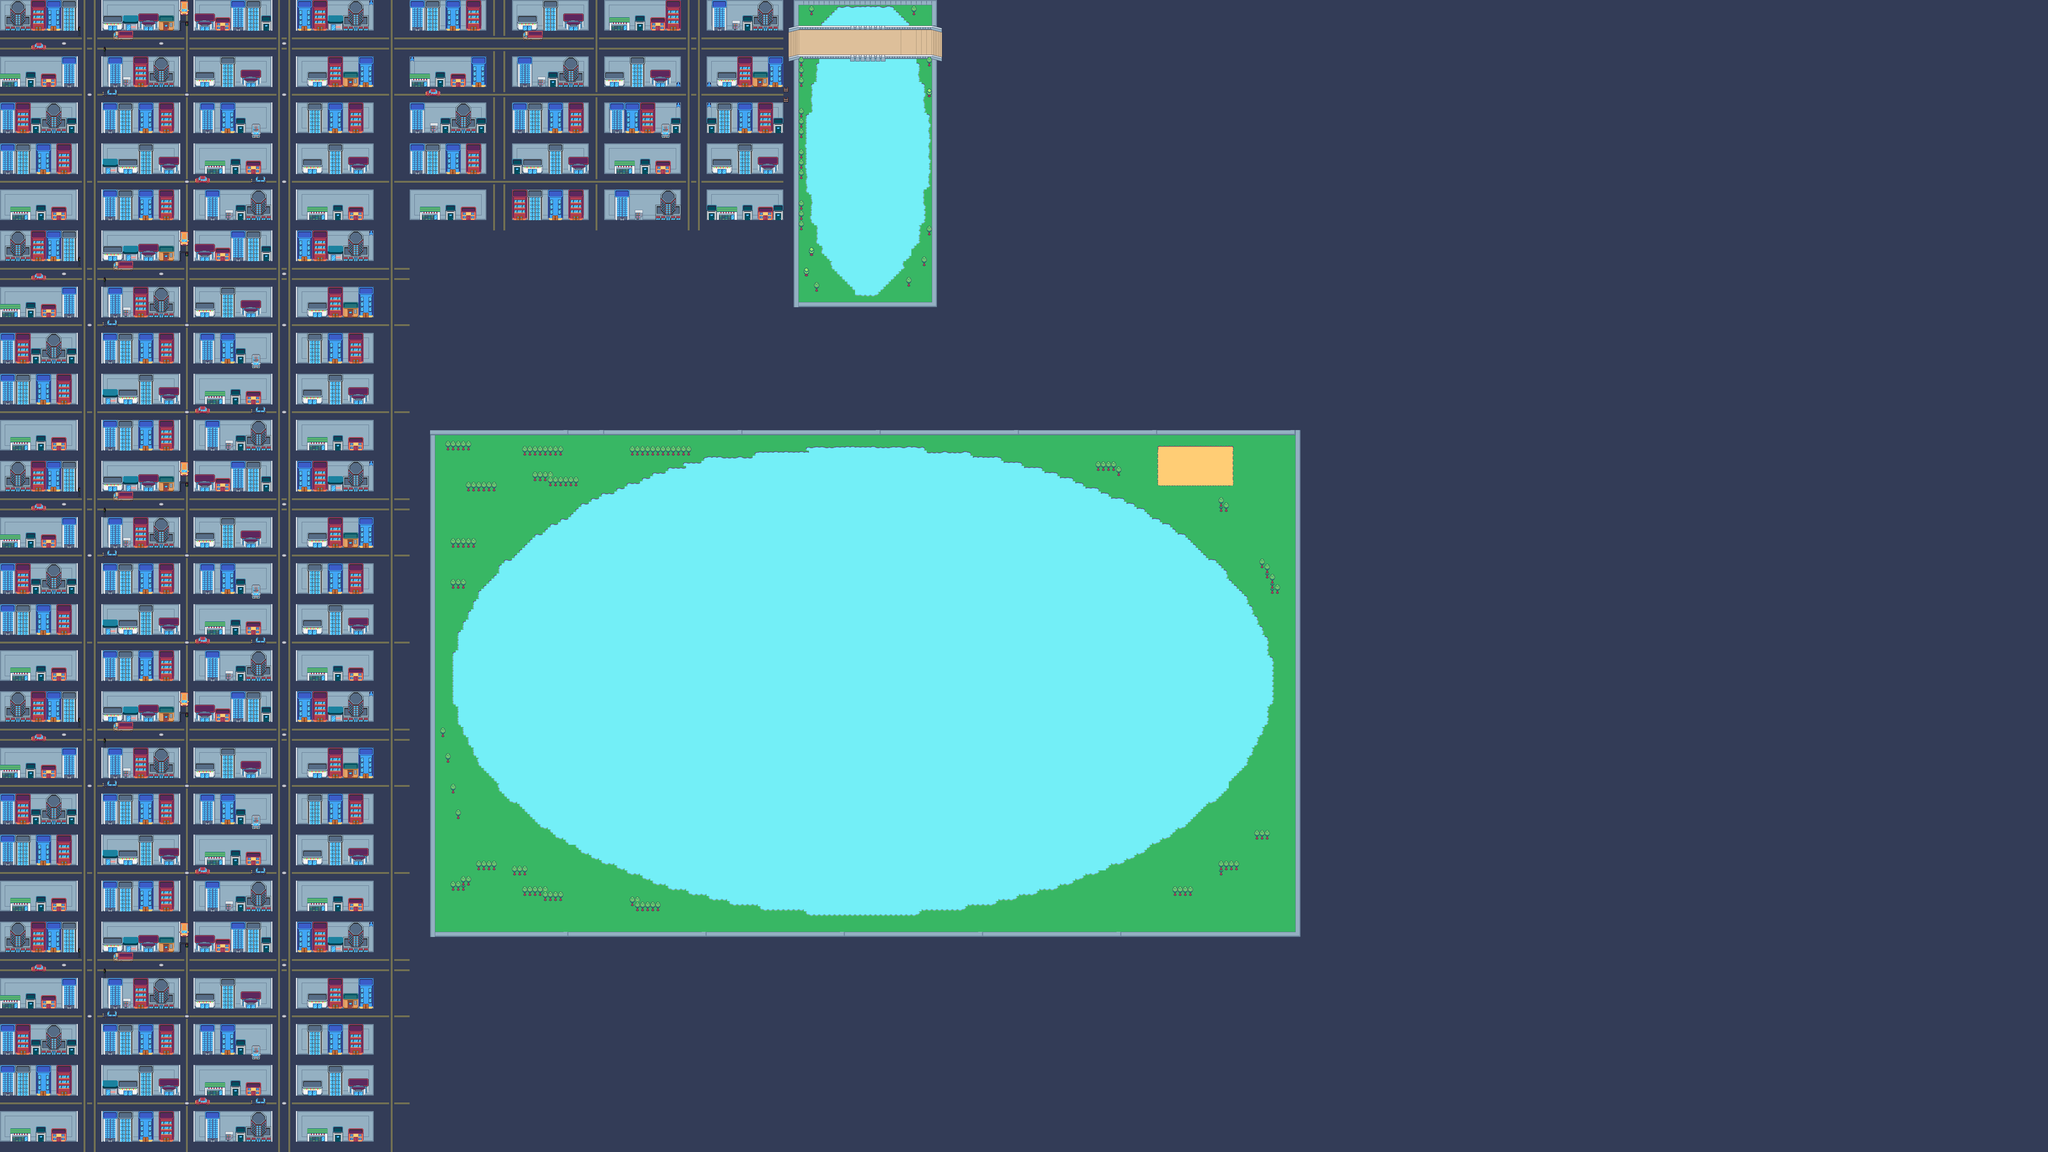

Rendered tile map (Tiled .tmx) drawn with the repository's tilesets; below, a short description and the map source with its tile grids summarised:
An orthogonal 400x225 tile map with 16x16 px tiles, 4 tile layers (Suelo, calle, colisiones, Edificios y autos) and 180 objects.

<map version="1.10" tiledversion="1.11.2" orientation="orthogonal" renderorder="right-down" width="400" height="225" tilewidth="16" tileheight="16" infinite="0" nextlayerid="17" nextobjectid="238">
 <tileset firstgid="1" name="tiles" tilewidth="16" tileheight="16" tilecount="4096" columns="64">
  <image source="CP_V1.1.0_nyknck/CP_V1.1.0_nyknck/CP_V1.0.4_nyknck/CP_V1.0.4.png" width="1024" height="1024" />
  <tile id="537">
   <objectgroup draworder="index" id="2">
    <object id="1" x="0" y="3" width="16" height="13" />
   </objectgroup>
  </tile>
 </tileset>
 <layer id="16" name="Suelo" width="400" height="225">
  <data>[90000 cells, 18546 non-empty, 5 distinct tile ids]</data>
 </layer>
 <layer id="8" name="calle" width="400" height="225">
  <data>[90000 cells, 90000 non-empty, 127 distinct tile ids]</data>
 </layer>
 <objectgroup id="12" name="colisiones">
  <object id="19" x="0.25" y="0.25" width="240" height="96" />
  <object id="21" x="1.5" y="177" width="240" height="96" />
  <object id="22" x="0" y="449" width="240" height="96" />
  <object id="23" x="-0.5" y="321" width="240" height="96" />
  <object id="24" x="1" y="593.5" width="240" height="96" />
  <object id="25" x="319.75" y="0.375" width="240" height="96" />
  <object id="26" x="321" y="177.125" width="240" height="96" />
  <object id="27" x="319.5" y="449.125" width="240" height="96" />
  <object id="28" x="319" y="321.125" width="240" height="96" />
  <object id="29" x="320.5" y="593.625" width="240" height="96" />
  <object id="30" x="608" y="1.3125" width="240" height="96" />
  <object id="31" x="609.25" y="178.063" width="240" height="96" />
  <object id="32" x="607.75" y="450.063" width="240" height="96" />
  <object id="33" x="607.25" y="322.063" width="240" height="96" />
  <object id="34" x="608.75" y="594.563" width="240" height="96" />
  <object id="35" x="927.5" y="1.4375" width="240" height="96" />
  <object id="36" x="928.75" y="178.188" width="240" height="96" />
  <object id="37" x="927.25" y="450.188" width="240" height="96" />
  <object id="38" x="926.75" y="322.188" width="240" height="96" />
  <object id="39" x="928.25" y="594.688" width="240" height="96" />
  <object id="44" x="351.636" y="96.1818" width="64.5455" height="32" />
  <object id="45" x="784.25" y="387" width="31" height="44.75" />
  <object id="51" x="97" y="133.25" width="47.75" height="26.5" />
  <object id="52" x="2465" y="173.333" width="31.3333" height="16.6667" />
  <object id="53" x="2496.67" y="172" width="415.333" height="10.6667" />
  <object id="54" x="2465.5" y="82" width="32" height="16" />
  <object id="55" x="2498" y="81" width="413.5" height="10" />
  <object id="56" x="2913" y="79.5" width="31" height="19.5" />
  <object id="57" x="2913" y="171" width="30" height="19.5" />
  <object id="59" x="2481.5" y="1.5" width="7.5" height="78.5" />
  <object id="60" x="2480" y="190.5" width="14.5" height="768" />
  <object id="63" x="2497" y="944" width="429" height="13" />
  <object id="65" x="2915" y="191" width="11" height="751" />
  <object id="66" x="2914" y="3" width="11" height="76" />
  <object id="67" x="2490" y="2" width="421" height="12" />
  <object id="69" x="1283" y="595" width="235" height="91" />
  <object id="70" x="1280" y="450" width="238" height="94" />
  <object id="71" x="1279" y="323" width="238" height="92" />
  <object id="72" x="1281" y="178" width="236" height="91" />
  <object id="73" x="1601" y="176" width="236" height="94" />
  <object id="74" x="1602" y="318" width="235" height="96" />
  <object id="75" x="1601" y="592" width="238" height="95" />
  <object id="77" x="1890" y="595" width="237" height="92" />
  <object id="78" x="1889" y="449" width="239" height="92" />
  <object id="79" x="1888" y="320" width="242" height="96" />
  <object id="81" x="2065" y="416" width="29" height="14" />
  <object id="82" x="1600" y="447" width="239" height="96" />
  <object id="83" x="1635.5" y="97.5" width="59.5" height="28" />
  <object id="84" x="1599" y="1.5" width="239.5" height="94" />
  <object id="85" x="1280" y="2.66667" width="237.333" height="92" />
  <object id="86" x="2449.13" y="272.375" width="14.125" height="15" />
  <object id="87" x="2448.75" y="304.25" width="14.5" height="15.375" />
  <object id="88" x="1888" y="177" width="238" height="94" />
  <object id="89" x="1888" y="2" width="241" height="94" />
  <object id="90" x="2209" y="1" width="237" height="94" />
  <object id="91" x="2209" y="176" width="237" height="95" />
  <object id="92" x="2207" y="319" width="240" height="95" />
  <object id="93" x="2207" y="447" width="241" height="95" />
  <object id="94" x="2209" y="593" width="237" height="91" />
  <object id="95" x="784.333" y="549.667" width="48.6667" height="25.3333" />
  <object id="96" x="608.333" y="549.667" width="47.3333" height="25.3333" />
  <object id="97" x="319.25" y="277.25" width="47.5" height="25.5" />
  <object id="98" x="1328.91" y="277.091" width="48.5455" height="25.8182" />
  <object id="99" x="563.273" y="3.09091" width="25.4545" height="44.1818" />
  <object id="104" x="0.666667" y="0" width="6400.67" height="4" />
  <object id="105" x="0" y="0" width="3.33333" height="3599.33" />
  <object id="106" x="4" y="3596.67" width="6396" height="3.33333" />
  <object id="107" x="6396.67" y="5.33333" width="2.66667" height="3590.67" />
  <object id="108" x="2208.5" y="593" width="238.5" height="94" />
  <object id="118" x="1343" y="1346" width="2720" height="10" />
  <object id="119" x="1344" y="2913" width="2720" height="13" />
  <object id="121" x="351.333" y="818" width="64.6667" height="28" />
  <object id="122" x="565.333" y="724.667" width="22" height="43.3333" />
  <object id="123" x="98" y="854" width="44.6667" height="24" />
  <object id="124" x="319.333" y="998.667" width="48.6667" height="24" />
  <object id="125" x="608" y="1269" width="49" height="25" />
  <object id="126" x="783" y="1269" width="49" height="27" />
  <object id="127" x="562.5" y="1442.5" width="26.5" height="44" />
  <object id="128" x="350.5" y="1535.5" width="65" height="30" />
  <object id="129" x="96" y="1573" width="51" height="24" />
  <object id="130" x="319" y="1717.5" width="50" height="24" />
  <object id="131" x="609.5" y="1987.5" width="47.5" height="29.5" />
  <object id="132" x="354" y="2257" width="63" height="29" />
  <object id="133" x="781.5" y="1987.75" width="51" height="27.75" />
  <object id="134" x="787" y="1827.5" width="27" height="45.5" />
  <object id="135" x="609.667" y="3428.33" width="48" height="25.6667" />
  <object id="136" x="785" y="3427" width="45" height="27.6667" />
  <object id="137" x="788.333" y="3268.67" width="23.3333" height="42" />
  <object id="140" x="97.0909" y="2291.82" width="47.0909" height="28.3636" />
  <object id="141" x="320" y="2436.36" width="48.9091" height="25.6364" />
  <object id="142" x="96.25" y="3011.25" width="48.5" height="27" />
  <object id="143" x="321.25" y="3155" width="46.75" height="28" />
  <object id="144" x="352.375" y="2975.75" width="63.5" height="31.5" />
  <object id="145" x="609.5" y="2709.25" width="46.75" height="26.25" />
  <object id="146" x="784.25" y="2709" width="48.5" height="26.75" />
  <object id="147" x="787" y="2547.5" width="24.5" height="44" />
  <object id="148" x="0" y="718.667" width="238.667" height="96" />
  <object id="154" x="321.333" y="720" width="234.667" height="92" />
  <object id="155" x="609.333" y="720" width="236" height="96" />
  </objectgroup>
 <objectgroup id="13" name="Gasolina">
  <!-- 8 objects omitted --></objectgroup>
 <layer id="9" name="colisiones" width="400" height="225">
  <data>[90000 cells, 10800 non-empty, 9 distinct tile ids]</data>
 </layer>
 <layer id="10" name="Edificios y autos" width="400" height="225">
  <data>[90000 cells, 7116 non-empty, 229 distinct tile ids]</data>
 </layer>
</map>
<!-- 80 of 180 objects omitted -->
